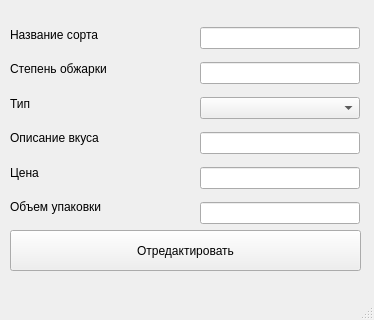
<?xml version="1.0" encoding="UTF-8"?>
<ui version="4.0">
 <class>MainWindow</class>
 <widget class="QMainWindow" name="MainWindow">
  <property name="geometry">
   <rect>
    <x>0</x>
    <y>0</y>
    <width>374</width>
    <height>320</height>
   </rect>
  </property>
  <property name="windowTitle">
   <string>MainWindow</string>
  </property>
  <widget class="QWidget" name="centralwidget">
   <widget class="QWidget" name="verticalLayoutWidget">
    <property name="geometry">
     <rect>
      <x>200</x>
      <y>20</y>
      <width>160</width>
      <height>211</height>
     </rect>
    </property>
    <layout class="QVBoxLayout" name="verticalLayout">
     <item>
      <widget class="QLineEdit" name="lineEdit"/>
     </item>
     <item>
      <widget class="QLineEdit" name="lineEdit_2"/>
     </item>
     <item>
      <widget class="QComboBox" name="comboBox"/>
     </item>
     <item>
      <widget class="QLineEdit" name="lineEdit_3"/>
     </item>
     <item>
      <widget class="QLineEdit" name="lineEdit_4"/>
     </item>
     <item>
      <widget class="QLineEdit" name="lineEdit_5"/>
     </item>
    </layout>
   </widget>
   <widget class="QPushButton" name="pushButton">
    <property name="geometry">
     <rect>
      <x>10</x>
      <y>230</y>
      <width>351</width>
      <height>41</height>
     </rect>
    </property>
    <property name="text">
     <string>Отредактировать</string>
    </property>
   </widget>
   <widget class="QWidget" name="verticalLayoutWidget_2">
    <property name="geometry">
     <rect>
      <x>10</x>
      <y>20</y>
      <width>160</width>
      <height>201</height>
     </rect>
    </property>
    <layout class="QVBoxLayout" name="verticalLayout_2">
     <item>
      <widget class="QLabel" name="label">
       <property name="text">
        <string>Название сорта</string>
       </property>
      </widget>
     </item>
     <item>
      <widget class="QLabel" name="label_2">
       <property name="text">
        <string>Степень обжарки</string>
       </property>
      </widget>
     </item>
     <item>
      <widget class="QLabel" name="label_3">
       <property name="text">
        <string>Тип</string>
       </property>
      </widget>
     </item>
     <item>
      <widget class="QLabel" name="label_4">
       <property name="text">
        <string>Описание вкуса</string>
       </property>
      </widget>
     </item>
     <item>
      <widget class="QLabel" name="label_6">
       <property name="text">
        <string>Цена</string>
       </property>
      </widget>
     </item>
     <item>
      <widget class="QLabel" name="label_7">
       <property name="text">
        <string>Объем упаковки</string>
       </property>
      </widget>
     </item>
    </layout>
   </widget>
  </widget>
  <widget class="QMenuBar" name="menubar">
   <property name="geometry">
    <rect>
     <x>0</x>
     <y>0</y>
     <width>374</width>
     <height>21</height>
    </rect>
   </property>
  </widget>
  <widget class="QStatusBar" name="statusbar"/>
 </widget>
 <resources/>
 <connections/>
</ui>
